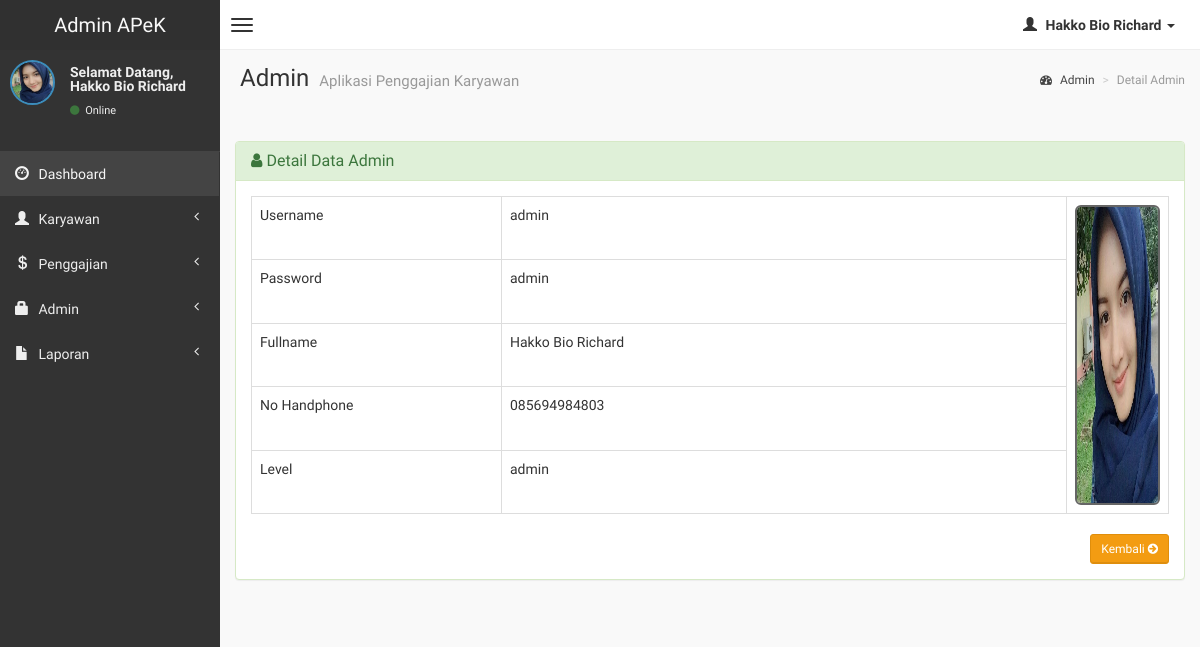
Page /admin/detail-admin.php?hal=edit&kd=2 (signed in) on the committed database.
### tables this page shows
CREATE TABLE `user` (
  `user_id` int(2) NOT NULL,
  `username` varchar(15) NOT NULL,
  `password` varchar(15) NOT NULL,
  `fullname` varchar(50) NOT NULL,
  `no_hp` varchar(15) NOT NULL,
  `level` varchar(10) NOT NULL,
  `gambar` varchar(30) NOT NULL
);

### admin/detail-admin.php (the view, shortened to what this page needs)
<?php
if (empty($_SESSION['username'])){
	header('location:../index.php');
} else {
?>
<!DOCTYPE html>
<html>
    <head>
        <link href="../dist/css/bootstrap.css" rel="stylesheet" type="text/css" />
        <link href="//cdnjs.cloudflare.com/ajax/libs/font-awesome/4.1.0/css/font-awesome.min.css" rel="stylesheet" type="text/css" />
        <link href="//code.ionicframework.com/ionicons/1.5.2/css/ionicons.min.css" rel="stylesheet" type="text/css" />
        <link href="../css/morris/morris.css" rel="stylesheet" type="text/css" />
        <link href="../css/jvectormap/jquery-jvectormap-1.2.2.css" rel="stylesheet" type="text/css" />
        <link href="../css/datepicker/datepicker3.css" rel="stylesheet" type="text/css" />
        <link href="../css/daterangepicker/daterangepicker-bs3.css" rel="stylesheet" type="text/css" />
        <link href="../css/bootstrap-wysihtml5/bootstrap3-wysihtml5.min.css" rel="stylesheet" type="text/css" />
        <link href="../css/AdminLTE.css" rel="stylesheet" type="text/css" />
        <link rel="stylesheet" href="datatables/dataTables.bootstrap.css"/>
    </head>
    <body class="skin-black">
        <header class="header">
            <a href="index.php" class="logo">
                Admin APeK
            </a>
            <nav class="navbar navbar-static-top" role="navigation">
                <a href="#" class="navbar-btn sidebar-toggle" data-toggle="offcanvas" role="button">
                    <span class="icon-bar"></span>
                    <span class="icon-bar"></span>
                    <span class="icon-bar"></span>
                </a>
                <div class="navbar-right">
                    <ul class="nav navbar-nav">
                        <li class="dropdown user user-menu">
                            <a href="#" class="dropdown-toggle" data-toggle="dropdown">
                                <i class="glyphicon glyphicon-user"></i>
                                <span><?php echo $_SESSION['fullname']; ?> <i class="caret"></i></span>
                            </a>
<?php } ?>
                        </li>
                    </ul>
                </div>
            </nav>
        </header>
        <div class="wrapper row-offcanvas row-offcanvas-left">
            <aside class="left-side sidebar-offcanvas">
                <section class="sidebar">
                    <div class="user-panel">
                        <div class="pull-left image">
                            <img src="<?php echo $_SESSION['gambar']; ?>" class="img-circle" alt="User Image" style="border: 2px solid #3C8DBC;" />
                        </div>
                        <div class="pull-left info">
                            <p>Selamat Datang,<br /><?php echo $_SESSION['fullname']; ?></p>
                            <a href="#"><i class="fa fa-circle text-success"></i> Online</a>
                        </div>
                    </div>
                    <?php include "menu.php"; ?>
                </section>
            </aside>
            <aside class="right-side">
                <section class="content-header">
                    <h1>
                        Admin
                        <small>Aplikasi Penggajian Karyawan</small>
                    </h1>
                    <ol class="breadcrumb">
                        <li><a href="#"><i class="fa fa-dashboard"></i> Admin</a></li>
                        <li class="active">Detail Admin</li>
                    </ol>
                </section>
                <section class="content">
                    <br />
                    <?php
            $query = mysqli_query($koneksi, "SELECT * FROM user WHERE user_id='$_GET[kd]'");
            $data  = mysqli_fetch_array($query);
            ?>
                    <div class="row">
                        <div class="col-lg-12">
                        <div class="panel panel-success">
                        <div class="panel-heading">
                        <h3 class="panel-title"><i class="fa fa-user"></i> Detail Data Admin </h3>
                        </div>
                        <div class="panel-body">
                  <div class="form-panel">
                      <table id="example" class="table table-hover table-bordered">
                      <tr>
                      <td>Username</td>
                      <td><?php echo $data['username']; ?></td>
                      <td rowspan="5"><div class="pull-right image">
                            <img src="<?php echo $data['gambar']; ?>" class="img-rounded" height="300" width="250" alt="User Image" style="border: 2px solid #666;" />
                        </div></td>
                      </tr>
                      <tr>
                      <td width="250">Password</td>
                      <td width="565" colspan="1"><?php echo $data['password']; ?></td>
                      </tr>
                      <tr>
                      <td>Fullname</td>
                      <td colspan="1"><?php echo $data['fullname']; ?></td>
                      </tr>
                      <tr>
                      <td>No Handphone</td>
                      <td colspan="1"><?php echo $data['no_hp']; ?></td>
                      </tr>
                      <tr>
                      <td>Level</td></td>
                      <td colspan="1"><?php echo $data['level']; ?></td>
                      </tr>
                      </table>
                      <div class="text-right">
                  <a href="admin.php" class="btn btn-sm btn-warning">Kembali <i class="fa fa-arrow-circle-right"></i></a>
                </div>
                  </div>
                  </div>
                  </div>
          		</div>
                    </div>
                </section>
            </aside>
        </div>
    </body>
</html>

### rows in the picture
user: username "admin", gambar (picture), password "admin", fullname "Hakko Bio Richard", no_hp "085694984803", level "admin"

### other values in the picture
$_SESSION['fullname'] "Hakko Bio Richard"
